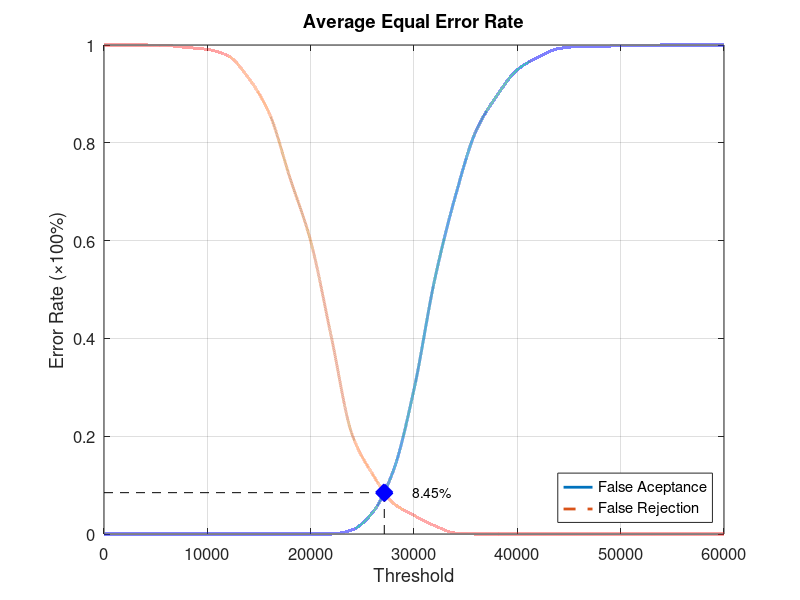
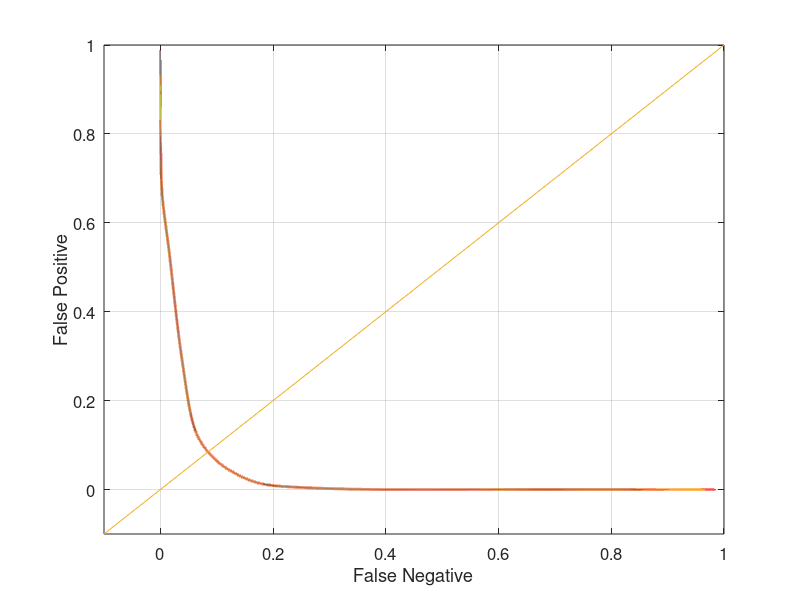

MATLAB code to generate these figures, in order:
function yEER = Database4Average
close all;
clear;
clc;
x = 0:2000:60000;
xq = 0:0.5:60000;

y0 = [0 0 0 0 0 0 0 0 0 0 0 0 0.00842105 0.0442105 0.129474 0.295789 0.52 0.690526 0.824211 0.89579 0.949474 0.974737 0.992632 0.996842 0.996842 0.998947 0.998947 1 1 1 1];
yy0 = interp1(x, y0, xq, 'pchip');
y1 = [1 1 1 0.999 0.995 0.991 0.978 0.932 0.86 0.728 0.599 0.403 0.204 0.122 0.063 0.038 0.017 0.002 0 0 0 0 0 0 0 0 0 0 0 0 0];
yy1 = interp1(x, y1, xq, 'pchip');

% Calculating EER: 
y2 = abs(y0 - y1);
find(y2 == min(y2))
yy2 = abs(yy0 - yy1);
xEER = find(yy2 == min(yy2));
xEERIndex = xq(xEER) % X-axis EER
yEER = yy0(xEER) % Y-axis EER

main = figure
plot(xq, yy0,'-','LineWidth', 2);	hold on
plot(xq, yy1,'--','LineWidth', 2);	hold on
plot([xEERIndex xEERIndex], [0 yEER], 'k--');	hold on
plot([0 xEERIndex], [yEER yEER], 'k--');	hold on
plot(xEERIndex, yEER, 'bx', 'LineWidth', 10);	hold on
text(xEERIndex + 10 * xEERIndex / 100, yEER, [num2str(round((10000 * yEER)) / 100) '%'])
legend('False Aceptance', 'False Rejection', 'Location', 'SouthEast')
xlabel('Threshold')
ylabel('Error Rate (\times100%)')
title('Average Equal Error Rate')
set(gca, 'FontSize', 12)
axis([0 60000 0 1])
grid on

print(main, 'Database4AverageMain', '-dpng');
FNRxFPR = figure('Color', [1 1 1]);
plot(yy1, yy0, '-', yy1, yy0, 'LineWidth', 2);
hold on
y = -0.1:0.1:1
plot(y, y); 
set(gca, 'FontSize', 12)
xlabel('False Negative')
ylabel('False Positive')
axis([-0.1 1 -0.1 1])
set(gca, 'FontSize', 12)
grid on

print(FNRxFPR, 'Database4AverageFNRxFPR','-dpng');
end
